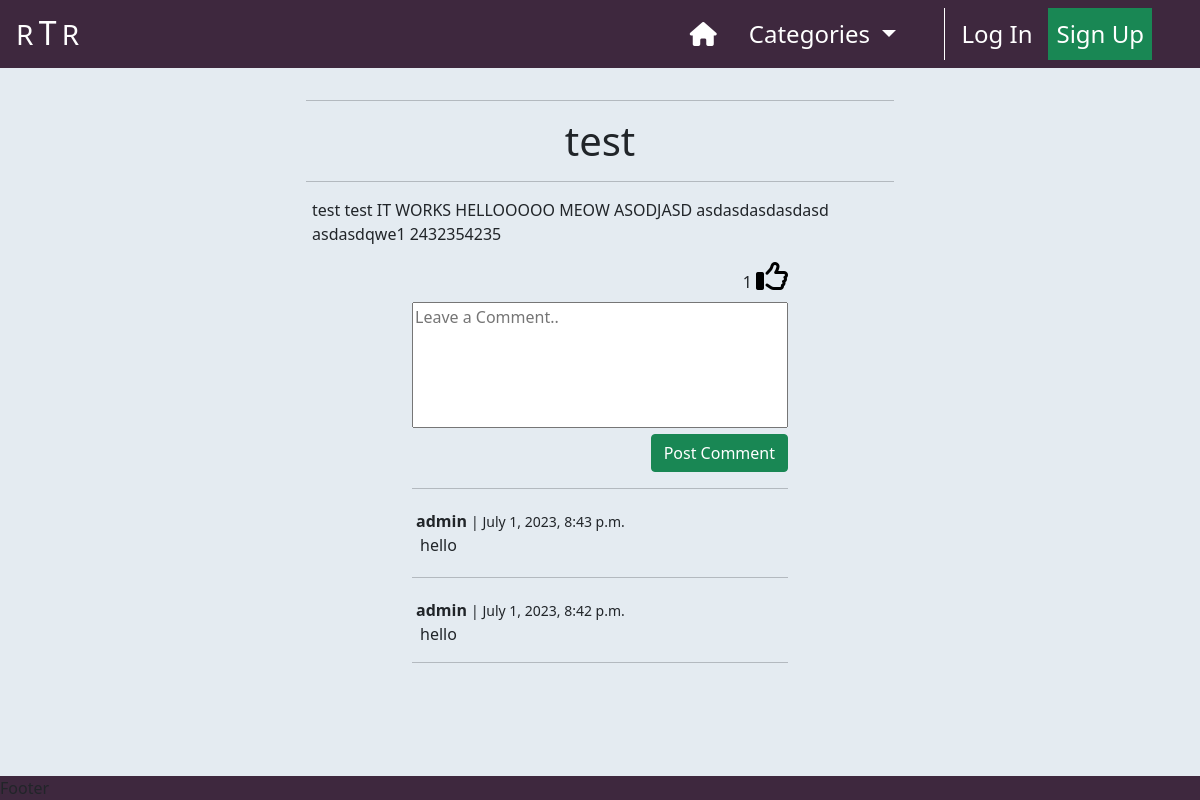
/post_detail/test-admin1/, run on an earlier commit of the app's database.
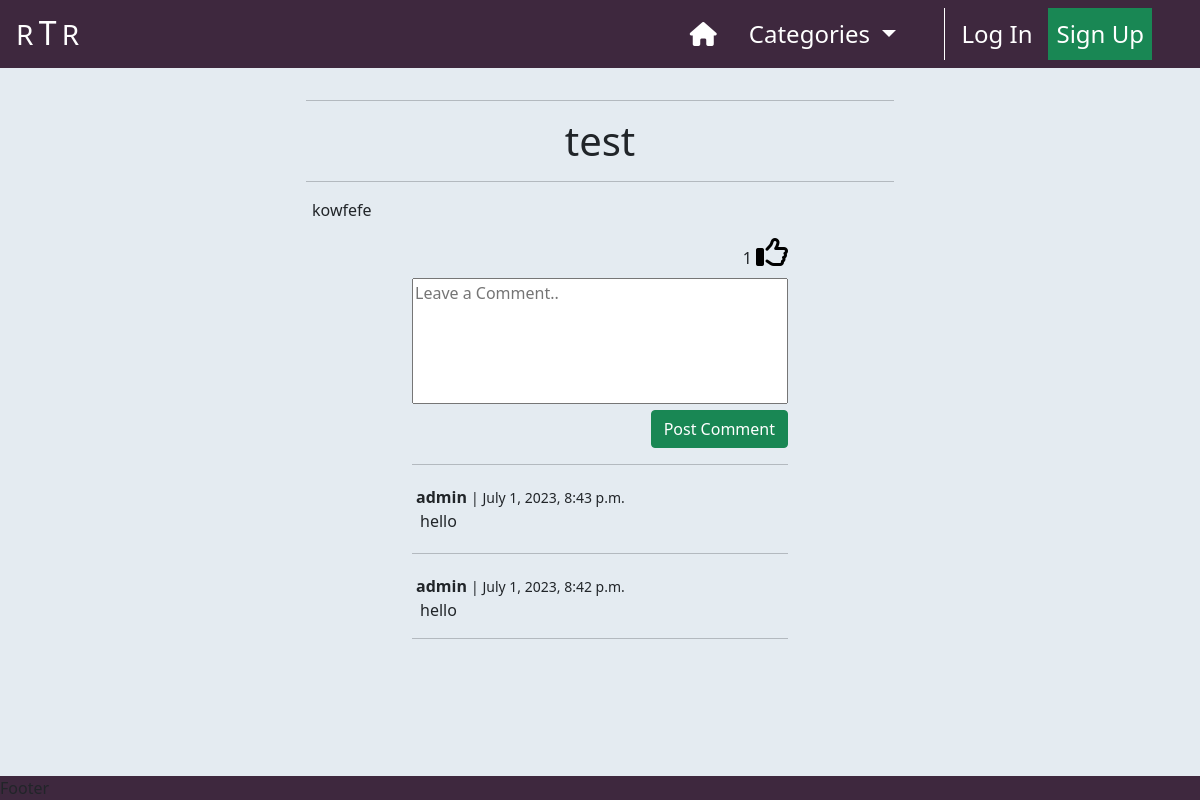
And on a later commit of the database.
### home/models.py (models this page shows, shortened)
class Post(models.Model):
    title = models.CharField(max_length=200, unique=True)
    slug = models.SlugField(
        max_length=200,
        unique=True,
        null=True,
        blank=True
    )
    author = models.ForeignKey(
        User,
        on_delete=models.CASCADE,
        related_name='posts'
    )
    excerpt = models.TextField(max_length=300, null=True, blank=True)
    content = models.TextField()
    category = models.ForeignKey(
        Category,
        max_length=30,
        null=True,
        blank=True,
        on_delete=models.SET_NULL
    )
    created_on = models.DateTimeField(auto_now_add=True)
    status = models.IntegerField(choices=STATUS, default=1)
    likes = models.ManyToManyField(User, related_name='likes', blank=True)
    class Meta:
        ordering = ['-created_on']
    def number_of_likes(self):
        return self.likes.count()

### post_detail/views.py (the view)
# urls.py: path('<slug:slug>/', views.post_detail, name='post_detail'),
def post_detail(request, slug, *args, **kwargs):
    queryset = Post.objects.filter(status=1)
    post = get_object_or_404(queryset, slug=slug)
    comments = post.comments.all().order_by("-created_on")
    comment_count = post.comments.filter(approved=True).count()
    liked = False
    commented = False
    if post.likes.filter(id=request.user.id).exists():
        liked = True
    if request.method == "POST":
        comment_form = CommentForm(data=request.POST)
        if comment_form.is_valid():
            comment_form.instance.email = request.user.email
            comment_form.instance.author = request.user
            comment = comment_form.save(commit=False)
            comment.post = post
            comment.save()
            messages.add_message(
                request, messages.SUCCESS,
                'Your comment has beens posted!'
            )
            comment_form = CommentForm()
        else:
            comment_form = CommentForm()
    else:
        comment_form = CommentForm()
    return render(
        request,
        'post_detail/post_detail.html',
        {
            "post": post,
            "comments": comments,
            "comment_count": comment_count,
            "liked": liked,
            "comment_form": comment_form
        },
    )

### post_detail/forms.py
class CommentForm(forms.ModelForm):
    class Meta:
        model = Comment
        fields = ('body',)
        labels = {'body': ''}
        widgets = {
            'body': forms.Textarea(attrs={
                    'class': 'w-100 h-100',
                    'cols': 80,
                    'rows': 5,
                    'placeholder': 'Leave a Comment..',
                })
        }

### home/context_processors.py (called while the page is built)
def categories(request):
    return {
        'categories': Category.objects.all()
    }

### home/models.py (called while the page is built)
    def get_friendly_name(self):
        return self.friendly_name

### post_detail/templates/post_detail/post_detail.html (shortened to what this page needs)
{% extends "base.html" %}
{% load static %}
{% block content %}
    <div class="container-fluid mt-3">
        <div class="row text-center">
            <div class="col-12 text-center">
                <hr class="w-50 post-title-space">
                <h1>{{ post.title }}</h1>
                <hr class="w-50 post-title-space">
            </div>
        </div>
        <div class="row">
            <div class="col-12 col-md-10 col-lg-8 col-xl-6
                        offset-md-1 offset-lg-2 offset-xl-3 mb-4">
                {{ post.content|safe }}
            </div>
        </div>
        <div class="row">
            <div class="col-12 col-sm-8 col-md-6 col-xl-4
                        offset-sm-2 offset-md-3 offset-xl-4 mb-2">
                <div class="form-right-container d-flex justify-content-end">
                    <form class="like-form"
                          action="{% url 'post_like' post.slug %}"
                          method="POST">
                        {{ post.number_of_likes }}
                        {% if liked %}
                            <button class="p-0 m-0 border-0 bg-alice" type="submit">
                                <i class="fa-regular fa-thumbs-up fa-2xl d-block mb-3" style="color: #0047AB"></i>
                            </button>
                        {% else %}
                            <button class="p-0 m-0 border-0 bg-alice" type="submit">
                                <i class="fa-regular fa-thumbs-up fa-2xl d-block mb-3"></i>
                            </button>
                        {% endif %}
                    </form>
                </div>
            </div>
        </div>
        <div class="row">
            <div class="col-12 col-sm-8 col-md-6 col-xl-4
                        offset-sm-2 offset-md-3 offset-xl-4">
                <form action="" method="POST">
                    {{ comment_form }}
                    <div class="row">
                        <div class="col-12 text-end">
                            <button type="submit" class="btn btn-success">Post Comment</button>
                        </div>
                    </div>
                </form>
            </div>
        </div>
        {% for comment in comments %}
            <div class="row">
                <div class="col-12 col-sm-8 col-md-6 col-xl-4
                            offset-sm-2 offset-md-3 offset-xl-4">
                    <hr>
                    <p class="mb-0 mt-1 ms-1 d-inline-block"><strong>{{ comment.author }}</strong></p>
                    <small> | {{ comment.created_on }}</small>
                    <p class="mb-1 ms-2">{{ comment.body }}</p>
                    {% if forloop.counter == comments.count %}
                        <hr>
                    {% endif %}
                </div>
            </div>
        {% endfor %}
    </div>
{% endblock %}

What changed in the data, as far as the page shows it:
changed Post "test": content "test test IT WORKS HELLOOOOO MEOW ASODJASD asdasdasdasdasd asdasdqwe1 2432354235" → "kowfefe"
